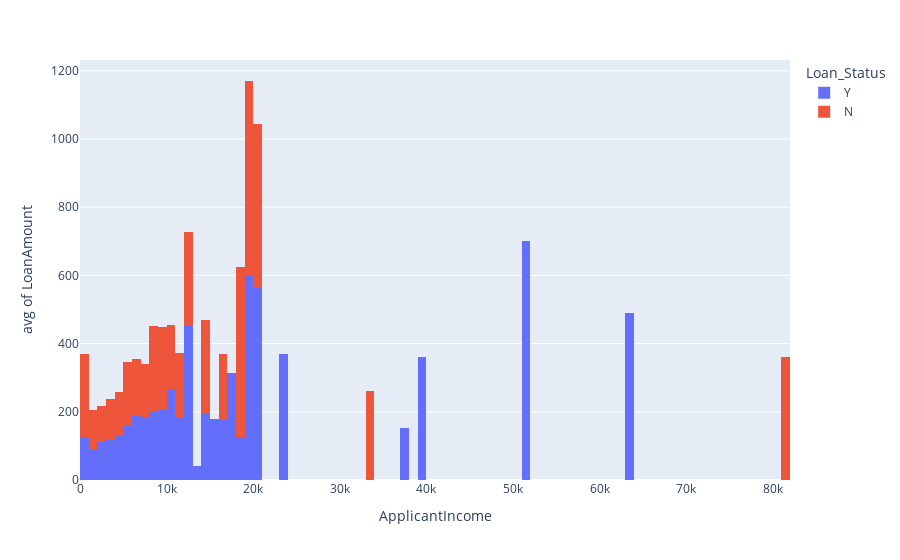
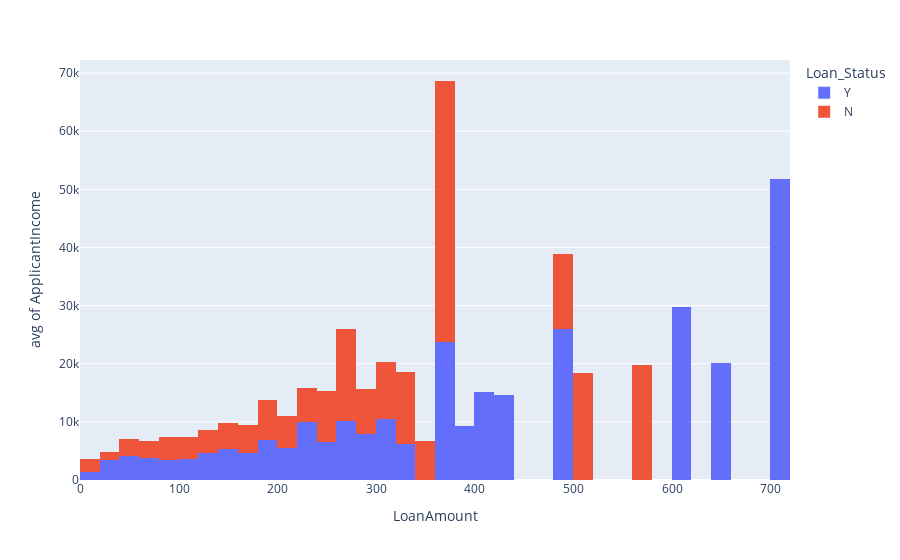

Source (notebook cell) for these figures, in order:
### Code cell
adj=data.loc[:, ['LoanAmount', 'ApplicantIncome', 'Loan_Status']]
px.histogram(adj, x='ApplicantIncome', y='LoanAmount', color='Loan_Status', histfunc='avg').show()
px.histogram(adj, y='ApplicantIncome', x='LoanAmount', color='Loan_Status', histfunc='avg')

### Figure 1 — Plotly figure (JSON) as saved in the notebook; plotly's stock layout.template omitted (floating-point values rounded to 4 significant figures; data arrays with more than 128 entries replaced by an {"elided": "..."} marker saying what was removed)
{"data": [{"alignmentgroup": "True", "bingroup": "x", "histfunc": "avg", "hovertemplate": "Loan_Status=Y<br>ApplicantIncome=%{x}<br>avg of LoanAmount=%{y}<extra></extra>", "legendgroup": "Y", "marker": {"color": "#636efa", "pattern": {"shape": ""}}, "name": "Y", "offsetgroup": "Y", "orientation": "v", "showlegend": true, "type": "histogram", "x": {"elided": "422 int values"}, "xaxis": "x", "y": {"elided": "422 int values"}, "yaxis": "y"}, {"alignmentgroup": "True", "bingroup": "x", "histfunc": "avg", "hovertemplate": "Loan_Status=N<br>ApplicantIncome=%{x}<br>avg of LoanAmount=%{y}<extra></extra>", "legendgroup": "N", "marker": {"color": "#EF553B", "pattern": {"shape": ""}}, "name": "N", "offsetgroup": "N", "orientation": "v", "showlegend": true, "type": "histogram", "x": {"elided": "192 int values"}, "xaxis": "x", "y": {"elided": "192 int values"}, "yaxis": "y"}], "layout": {"barmode": "relative", "legend": {"title": {"text": "Loan_Status"}, "tracegroupgap": 0}, "margin": {"t": 60}, "xaxis": {"anchor": "y", "domain": [0, 1], "title": {"text": "ApplicantIncome"}}, "yaxis": {"anchor": "x", "domain": [0, 1], "title": {"text": "avg of LoanAmount"}}}}

### Figure 2 — Plotly figure (JSON) as saved in the notebook; plotly's stock layout.template omitted (floating-point values rounded to 4 significant figures; data arrays with more than 128 entries replaced by an {"elided": "..."} marker saying what was removed)
{"data": [{"alignmentgroup": "True", "bingroup": "x", "histfunc": "avg", "hovertemplate": "Loan_Status=Y<br>LoanAmount=%{x}<br>avg of ApplicantIncome=%{y}<extra></extra>", "legendgroup": "Y", "marker": {"color": "#636efa", "pattern": {"shape": ""}}, "name": "Y", "offsetgroup": "Y", "orientation": "v", "showlegend": true, "type": "histogram", "x": {"elided": "422 int values"}, "xaxis": "x", "y": {"elided": "422 int values"}, "yaxis": "y"}, {"alignmentgroup": "True", "bingroup": "x", "histfunc": "avg", "hovertemplate": "Loan_Status=N<br>LoanAmount=%{x}<br>avg of ApplicantIncome=%{y}<extra></extra>", "legendgroup": "N", "marker": {"color": "#EF553B", "pattern": {"shape": ""}}, "name": "N", "offsetgroup": "N", "orientation": "v", "showlegend": true, "type": "histogram", "x": {"elided": "192 int values"}, "xaxis": "x", "y": {"elided": "192 int values"}, "yaxis": "y"}], "layout": {"barmode": "relative", "legend": {"title": {"text": "Loan_Status"}, "tracegroupgap": 0}, "margin": {"t": 60}, "xaxis": {"anchor": "y", "domain": [0, 1], "title": {"text": "LoanAmount"}}, "yaxis": {"anchor": "x", "domain": [0, 1], "title": {"text": "avg of ApplicantIncome"}}}}
